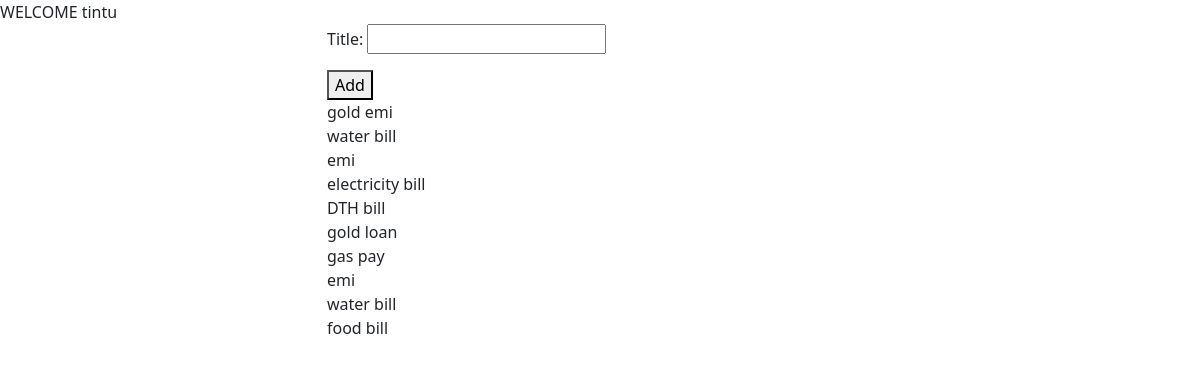
Screenshot of /index (signed in) with the database file from the repository.
### remainder/models.py (models this page shows, shortened)
class Todos(models.Model):
    title=models.CharField(max_length=200)
    created_date=models.DateTimeField(auto_now_add=True)
    status=models.BooleanField(default=False)
    user=models.ForeignKey(User,on_delete=models.CASCADE)

### remainder/views.py (the view, shortened to what this page needs)
# urls.py: path("index",IndexView.as_view(),name="index"),
@method_decorator(signin_required,name="dispatch")
class IndexView(View):
    template_name="index.html"
    def get(self,request,*args,**kwargs):
        form=TodoCreateForm()
        qs=Todos.objects.filter(user=request.user)
        return render(request,self.template_name,{"form":form,"todos":qs})

### remainder/forms.py
class TodoCreateForm(forms.ModelForm):
    class Meta:
        model=Todos
        fields=["title"]

### remainder/views.py (called while the page is built)
def signin_required(fn):
    def wrapper(request,*args,**kwargs):
        if not request.user.is_authenticated:
            messages.error(request,"invalid session")
            return redirect("signin")
        else:
            return fn(request,*args,**kwargs)
    return wrapper

### remainder/templates/index.html (shortened to what this page needs)
<!DOCTYPE html>
<html lang="en">
<head>
    <link href="https://cdn.jsdelivr.net/npm/bootstrap@5.3.2/dist/css/bootstrap.min.css" rel="stylesheet">
</head>
<body>
    WELCOME {{request.user}}
    <div class="container">
        <div class="row">
            <div class="col-3"></div>
            <div class="col-6">
                <form action="" method="post">
                    {{form.as_p}}
                    <button type="submit">Add</button>
                </form>
            </div>
            <div class="col-3"></div>
        </div>
        <div class="row">
            <div class="col-3"></div>
            <div class="col-6">
                {%if todos%}
                {%for todo in todos%}
                <div>
                    {{todo.title}}
                </div>
                {%endfor%}
                {%endif%}
            </div>
            <div class="col-3"></div>
        </div>
    </div>
</body>
</html>

### rows the page displays
Todos: title "gold emi"
Todos: title "water bill"
Todos: title "emi"
Todos: title "electricity bill"
Todos: title "DTH bill"
Todos: title "gold loan"
Todos: title "gas pay"
Todos: title "emi"
Todos: title "water bill"
Todos: title "food bill"

### other values shown
{{ request.user }} "tintu"
